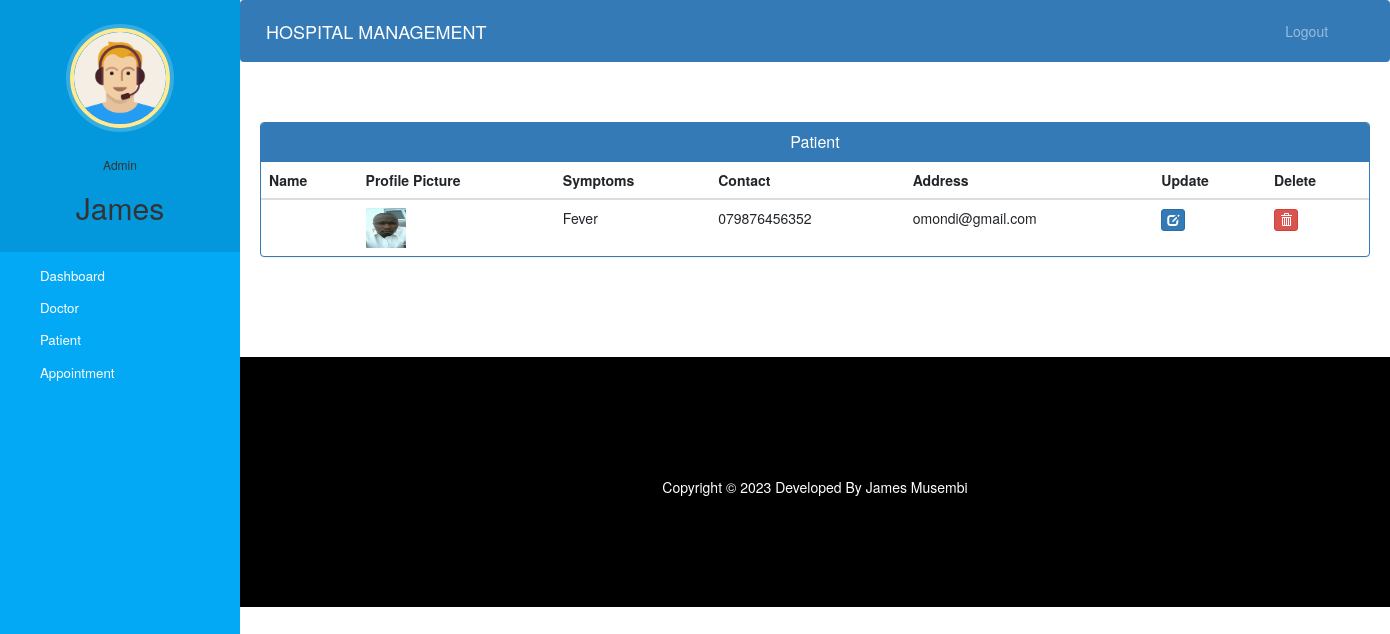
Before: /admin-view-patient (signed in) with the older database file.
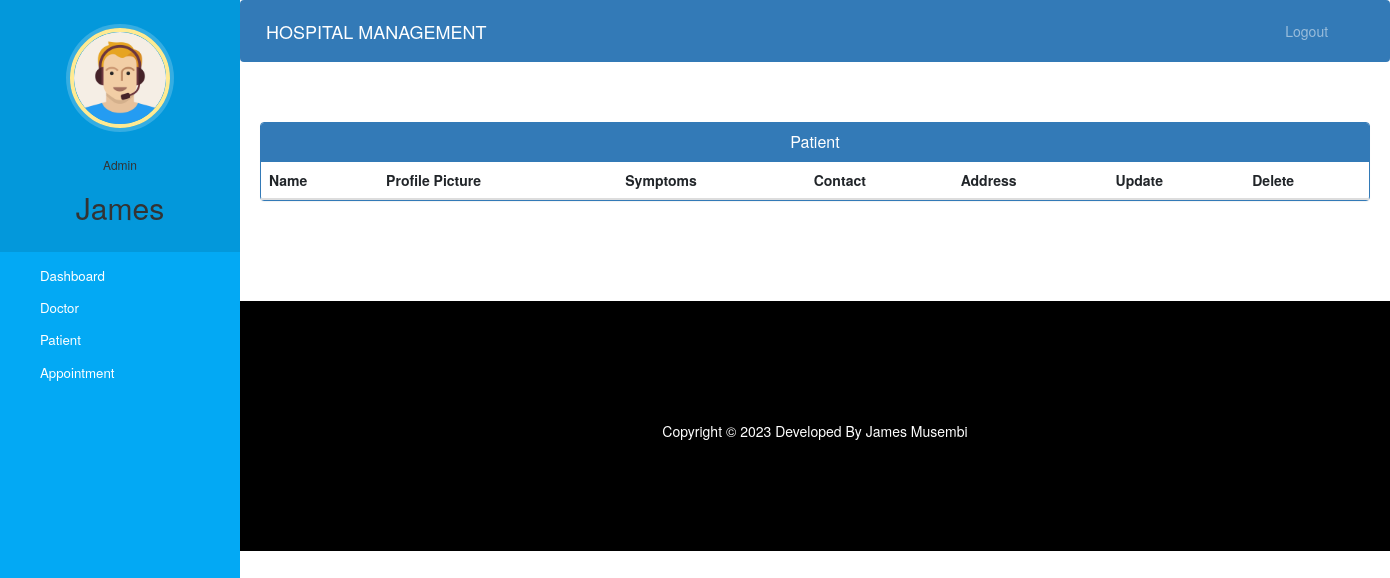
After: the same page with the newer database file.
### hospital/models.py (models this page shows, shortened)
class Patient(models.Model):
    user=models.OneToOneField(User,on_delete=models.CASCADE)
    profile_pic= models.ImageField(upload_to='profile_pic/PatientProfilePic/',null=True,blank=True)
    address = models.CharField(max_length=40)
    mobile = models.CharField(max_length=20,null=False)
    symptoms = models.CharField(max_length=100,null=False)
    assignedDoctorId = models.PositiveIntegerField(null=True)
    admitDate=models.DateField(auto_now=True)
    status=models.BooleanField(default=False)
    @property
    def get_name(self):
        return self.user.first_name+" "+self.user.last_name

### hospital/views.py (the view)
# urls.py: path('admin-view-patient', views.admin_view_patient_view,name='admin-view-patient'),
@login_required(login_url='adminlogin')
@user_passes_test(is_admin)
def admin_view_patient_view(request):
    patients=models.Patient.objects.all().filter(status=True)
    return render(request,'hospital/admin_view_patient.html',{'patients':patients})

### hospital/views.py (called while the page is built)
def is_admin(user):
    return user.groups.filter(name='ADMIN').exists()

### templates/hospital/admin_view_patient.html (shortened to what this page needs)
{% extends 'hospital/admin_base.html' %}
{% block content %}
{%load static%}
<head>
  <link href="//netdna.bootstrapcdn.com/bootstrap/3.0.0/css/bootstrap.min.css" rel="stylesheet" id="bootstrap-css">
</head>
<div class="container">
  <div class="panel panel-primary">
    <div class="panel-heading">
      <h6 class="panel-title">Patient</h6>
    </div>
    <table class="table table-hover" id="dev-table">
      <thead>
        <tr>
          <th>Name</th>
          <th>Profile Picture</th>
          <th>Symptoms</th>
          <th>Contact</th>
          <th>Address</th>
          <th>Update</th>
          <th>Delete</th>
        </tr>
      </thead>
      {% for p in patients %}
      <tr>
        <td> {{p.get_name}}</td>
        <td> <img src="{% static p.profile_pic.url %}" alt="Profile Pic" height="40px" width="40px" /></td>
        <td>{{p.symptoms}}</td>
        <td>{{p.mobile}}</td>
        <td>{{p.address}}</td>
        <td><a class="btn btn-primary btn-xs" href="{% url 'update-patient' p.id  %}"><span class="glyphicon glyphicon-edit"></span></a></td>
        <td><a class="btn btn-danger btn-xs" href="{% url 'delete-patient-from-hospital' p.id  %}"><span class="glyphicon glyphicon-trash"></span></a></td>
      </tr>
      {% endfor %}
    </table>
  </div>
</div>
{% endblock content %}

Changed rows visible on the page:
no longer on this page (row edited): Patient: profile_pic (picture), symptoms "Fever", mobile "079876456352", address "omondi@gmail.com"
